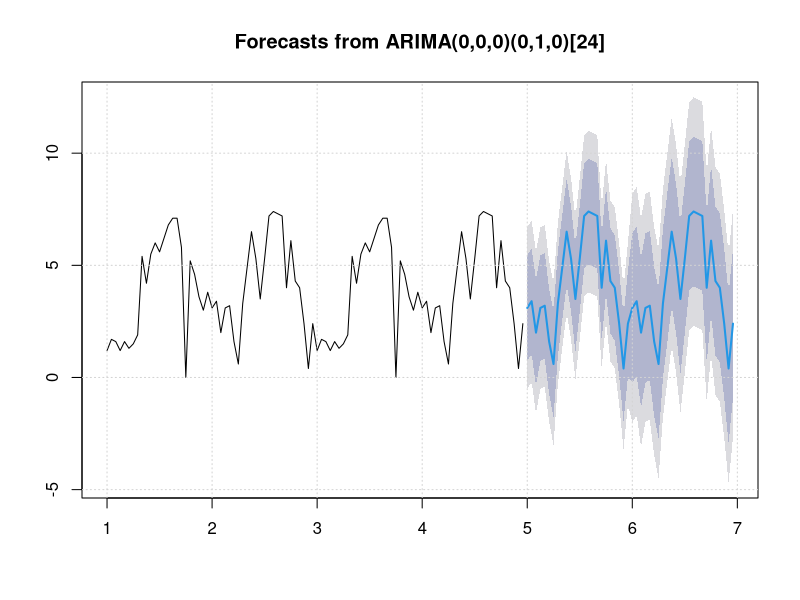

R code for this plot:
library(forecast)
value <- c(1.2,1.7,1.6, 1.2, 1.6, 1.3, 1.5, 1.9, 5.4, 4.2, 5.5, 6.0, 5.6, 6.2, 6.8, 7.1, 7.1, 5.8, 0.0, 5.2, 4.6, 3.6, 3.0, 3.8, 3.1, 3.4, 2.0, 3.1, 3.2, 1.6, 0.6, 3.3, 4.9, 6.5, 5.3, 3.5, 5.3, 7.2, 7.4, 7.3, 7.2, 4.0, 6.1, 4.3, 4.0, 2.4, 0.4, 2.4, 1.2,1.7,1.6, 1.2, 1.6, 1.3, 1.5, 1.9, 5.4, 4.2, 5.5, 6.0, 5.6, 6.2, 6.8, 7.1, 7.1, 5.8, 0.0, 5.2, 4.6, 3.6, 3.0, 3.8, 3.1, 3.4, 2.0, 3.1, 3.2, 1.6, 0.6, 3.3, 4.9, 6.5, 5.3, 3.5, 5.3, 7.2, 7.4, 7.3, 7.2, 4.0, 6.1, 4.3, 4.0, 2.4, 0.4, 2.4)
sensor <- ts(value,frequency=24) # consider adding a start so you get nicer labelling on your chart. 
fit <- auto.arima(sensor)
fcast <- forecast(fit)
plot(fcast)
grid()
fcast